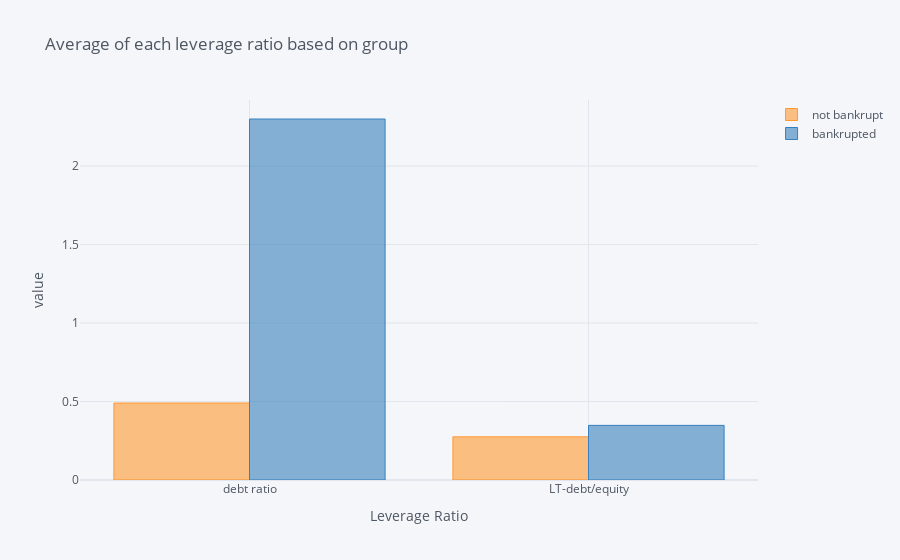

Notebook source saved alongside this figure:
### Markdown cell above
$$ current\,ratio = \frac{current\,assets}{current\,liabilities}$$

$$ cash\,ratio = \frac{current\,assets - inventory - receivables}{current\,liabilities}$$

$$ quick\,ratio = \frac{current\,assets - inventory}{current\,liabilities}$$

We can see that companies that was bankrupted had higher liquidity ratio than other company that was still in business. Especially, for the cash ratio, it is almost double. 
### Mean of leverage ratio

### Code cell
a = df.groupby("status").mean().iloc[:,3:5].T.rename({0:"not bankrupt", 1:'bankrupted'}, axis=1)
a.iplot(kind='bar', title = "Average of each leverage5 ratio based on group",
       xTitle = 'Leverage Ratio', yTitle="value")

### Figure 1 — Plotly figure (JSON) as saved in the notebook; plotly's stock layout.template omitted (floating-point values rounded to 4 significant figures)
{"data": [{"marker": {"color": "rgba(255, 153, 51, 0.6)", "line": {"color": "rgba(255, 153, 51, 1.0)", "width": 1}}, "name": "not bankrupt", "orientation": "v", "text": "", "type": "bar", "x": ["debt ratio", "LT-debt/equity"], "y": [0.4904, 0.275]}, {"marker": {"color": "rgba(55, 128, 191, 0.6)", "line": {"color": "rgba(55, 128, 191, 1.0)", "width": 1}}, "name": "bankrupted", "orientation": "v", "text": "", "type": "bar", "x": ["debt ratio", "LT-debt/equity"], "y": [2.3, 0.3481]}], "layout": {"legend": {"bgcolor": "#F5F6F9", "font": {"color": "#4D5663"}}, "paper_bgcolor": "#F5F6F9", "plot_bgcolor": "#F5F6F9", "title": {"font": {"color": "#4D5663"}, "text": "Average of each leverage ratio based on group"}, "xaxis": {"gridcolor": "#E1E5ED", "showgrid": true, "tickfont": {"color": "#4D5663"}, "title": {"font": {"color": "#4D5663"}, "text": "Leverage Ratio"}, "zerolinecolor": "#E1E5ED"}, "yaxis": {"gridcolor": "#E1E5ED", "showgrid": true, "tickfont": {"color": "#4D5663"}, "title": {"font": {"color": "#4D5663"}, "text": "value"}, "zerolinecolor": "#E1E5ED"}}}
